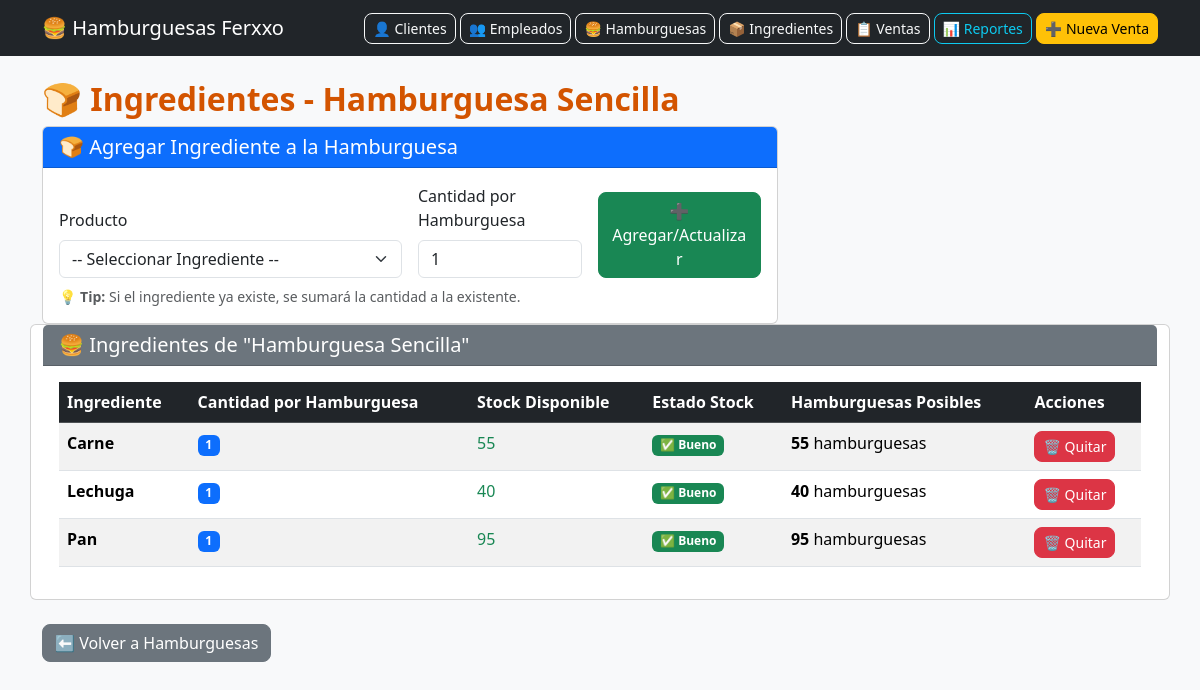
Page /hamburguesa_productos.php?id=6 on the committed database.
### tables this page shows
CREATE TABLE `tipo_hamburguesa` (
  `id_hamburguesa` int(11) NOT NULL,
  `nombre` varchar(50) NOT NULL,
  `precio` decimal(10,2) NOT NULL
);

CREATE TABLE `hamburguesa_producto` (
  `id` int(11) NOT NULL,
  `hamburguesa_id` int(11) NOT NULL,
  `producto_id` int(11) NOT NULL,
  `cantidad` int(11) NOT NULL
);

CREATE TABLE `productos` (
  `id_producto` int(11) NOT NULL,
  `nombre` varchar(50) NOT NULL,
  `stock` int(11) NOT NULL
);

### hamburguesa_productos.php (the view, shortened to what this page needs)
<?php
include("config/db.php");
include("header.php");
$hamburguesa_id = (int)$_GET['id'];
$hamburguesa_result = $conn->query("SELECT nombre FROM tipo_hamburguesa WHERE id_hamburguesa = $hamburguesa_id");
$hamburguesa = $hamburguesa_result->fetch_assoc();
?>
<h2>🍞 Ingredientes - <?= $hamburguesa['nombre'] ?></h2>
<div class="row mb-4">
    <div class="col-md-8">
        <div class="card">
            <div class="card-header bg-primary text-white">
                <h5 class="mb-0">🍞 Agregar Ingrediente a la Hamburguesa</h5>
            </div>
            <div class="card-body">
                <form method="POST">
                    <div class="row g-3 align-items-end">
                        <div class="col-md-6">
                            <label class="form-label">Producto</label>
                            <select name="producto_id" class="form-select" required>
                                <option value="">-- Seleccionar Ingrediente --</option>
                            </select>
                        </div>
                        <div class="col-md-3">
                            <label class="form-label">Cantidad por Hamburguesa</label>
                            <input type="number" name="cantidad" class="form-control" value="1" min="1" max="10" required>
                        </div>
                        <div class="col-md-3">
                            <button name="agregar_ingrediente" class="btn btn-success w-100">
                                ➕ Agregar/Actualizar
                            </button>
                        </div>
                    </div>
                    <small class="text-muted mt-2 d-block">
                        💡 <strong>Tip:</strong> Si el ingrediente ya existe, se sumará la cantidad a la existente.
                    </small>
                </form>
            </div>
        </div>
    </div>
<div class="card">
    <div class="card-header bg-secondary text-white">
        <h5 class="mb-0">🍔 Ingredientes de "<?= $hamburguesa['nombre'] ?>"</h5>
    </div>
    <div class="card-body">
        <div class="table-responsive">
            <table class="table table-striped table-hover">
                <thead class="table-dark">
                    <tr>
                        <th>Ingrediente</th>
                        <th>Cantidad por Hamburguesa</th>
                        <th>Stock Disponible</th>
                        <th>Estado Stock</th>
                        <th>Hamburguesas Posibles</th>
                        <th>Acciones</th>
                    </tr>
                </thead>
                <tbody>
                    <?php
                    $sql = "SELECT hp.id, hp.cantidad, p.nombre, p.stock, p.id_producto
                            FROM hamburguesa_producto hp
                            JOIN productos p ON hp.producto_id = p.id_producto
                            WHERE hp.hamburguesa_id = $hamburguesa_id
                            ORDER BY p.nombre";
                    $result = $conn->query($sql);
                    while($row = $result->fetch_assoc()){
                        $hamburguesas_posibles = floor($row['stock'] / $row['cantidad']);
                        if($row['stock'] <= 5){
                            $stock_badge = "<span class='badge bg-danger'>🔴 Crítico</span>";
                            $stock_class = 'text-danger fw-bold';
                        } else if($row['stock'] <= 10){
                            $stock_badge = "<span class='badge bg-warning text-dark'>⚠️ Bajo</span>";
                            $stock_class = 'text-warning fw-bold';
                        } else if($row['stock'] <= 20){
                            $stock_badge = "<span class='badge bg-info'>ℹ️ Medio</span>";
                            $stock_class = 'text-info';
                        } else {
                            $stock_badge = "<span class='badge bg-success'>✅ Bueno</span>";
                            $stock_class = 'text-success';
                        }
                        echo "<tr>
                                <td><strong>{$row['nombre']}</strong></td>
                                <td><span class='badge bg-primary'>{$row['cantidad']}</span></td>
                                <td class='$stock_class'>{$row['stock']}</td>
                                <td>$stock_badge</td>
                                <td><strong>$hamburguesas_posibles</strong> hamburguesas</td>
                                <td>
                                    <a href='hamburguesa_productos.php?id=$hamburguesa_id&eliminar_ingrediente={$row['id']}'
                                       class='btn btn-sm btn-danger'
                                       onclick=\"return confirm('¿Eliminar {$row['nombre']} de esta hamburguesa?')\">
                                       🗑️ Quitar
                                    </a>
                                </td>
                              </tr>";
                    }
                    ?>
                </tbody>
            </table>
        </div>
    </div>
</div>
<div class="mt-4">
    <a href="tipo_hamburguesa.php" class="btn btn-secondary">⬅️ Volver a Hamburguesas</a>
</div>
<?php include("footer.php"); ?>

### css/custom.css (style rules this page uses)
body { font-family: 'Segoe UI', Tahoma, Geneva, Verdana, sans-serif; }
h1, h2 { font-weight: bold; color: #d35400; }
.btn { border-radius: 8px; }

### rows in the picture
tipo_hamburguesa: nombre "Hamburguesa Sencilla"
hamburguesa_producto: producto.nombre "Carne", cantidad "1", producto.stock "55"
hamburguesa_producto: producto.nombre "Lechuga", cantidad "1", producto.stock "40"
hamburguesa_producto: producto.nombre "Pan", cantidad "1", producto.stock "95"
